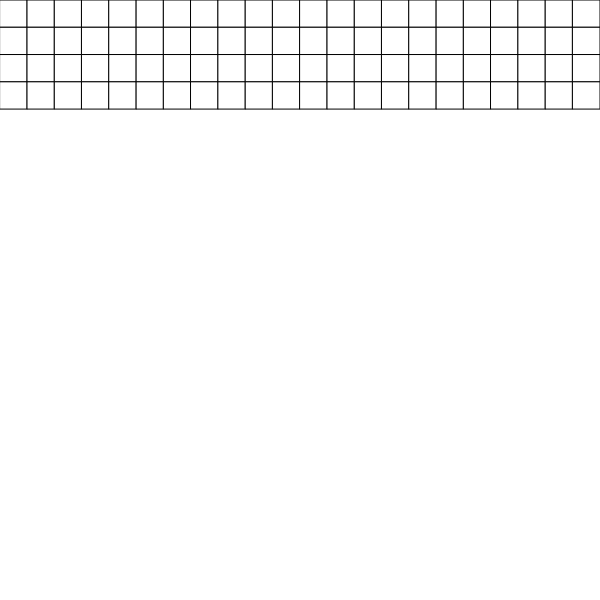
Frame 1 (no input)
Frame 60 (no input): identical to frame 1, image omitted
Frame 120 (the mouse pressed at the canvas centre since frame 60): identical to frame 1, image omitted

The p5.js sketch that drew this single still picture (run headless with seeded random() and noise() and a simulated clock; from frame 60 on, the mouse is pressed at the canvas centre):

// p5.js sketch
// ── sketch.js
//psuedo code
//make a way to single 4 x 22 block that represents the threading pattern
//makde a 22 x 1 block that represents the threading color
//make it so the when you click one of the blocks in the threading array you can choose a color
//make it when you click one of the blocks in the threading pattern you toggle it black to white

//structure of the data
//threading pattern
let threadingPattern = [];

let cellSize;

for(let i = 0; i < 22; i++){
  console.log(i);
  let column = [];
  for(let j = 0; j < 4; j++){
    column.push(1);
    // console.log(j);
    // threadingPattern[i][j] = 0;
  }
  threadingPattern.push(column);

}

// console.log(threadingPattern);

function setup() {
  createCanvas(600, 600);

  cellSize = width/threadingPattern.length;
  print(cellSize);
  // createCanvas(windowWidth, windowHeight);

}

function draw() {
  background(255);
  //visualize threading pattern

  //cols
  for(let i = 0; i < threadingPattern.length; i++){
    let col = threadingPattern[i];
    for(let j = 0; j < col.length; j++){
      fill(threadingPattern[i][j] * 255); //its either 0 or 1
      rect(cellSize * i, cellSize * j, cellSize, cellSize);
    }
  }
}

function mousePressed() {
  //check to see which part of the sketch has been pressed
  print("pressed");
  //thrading pattern, check to see which cell has been pressed
  for(let i = 0; i < threadingPattern.length; i++){
    let column = threadingPattern[i];
    for(let j = 0; j < column.length; j++){
      if(mouseX > i * cellSize && mouseX < i * cellSize + cellSize && mouseY > j * cellSize && mouseY < j * cellSize + cellSize){
        if(threadingPattern[i][j] == 0){
          threadingPattern[i][j] = 1;
        } else {
          threadingPattern[i][j] = 0;
        }
      }
    }
  }
}



// function windowResized() {
//   resizeCanvas(windowWidth, windowHeight);
// }

// ── style.css
body {
  margin: 0px;
  /* background-color: grey; */

  #page-wrapper {

    width: 900px;
    margin: 10px auto;
  }
}
